Frame 1 (no input): blank canvas, image omitted
Frame 60 (no input): blank canvas, image omitted
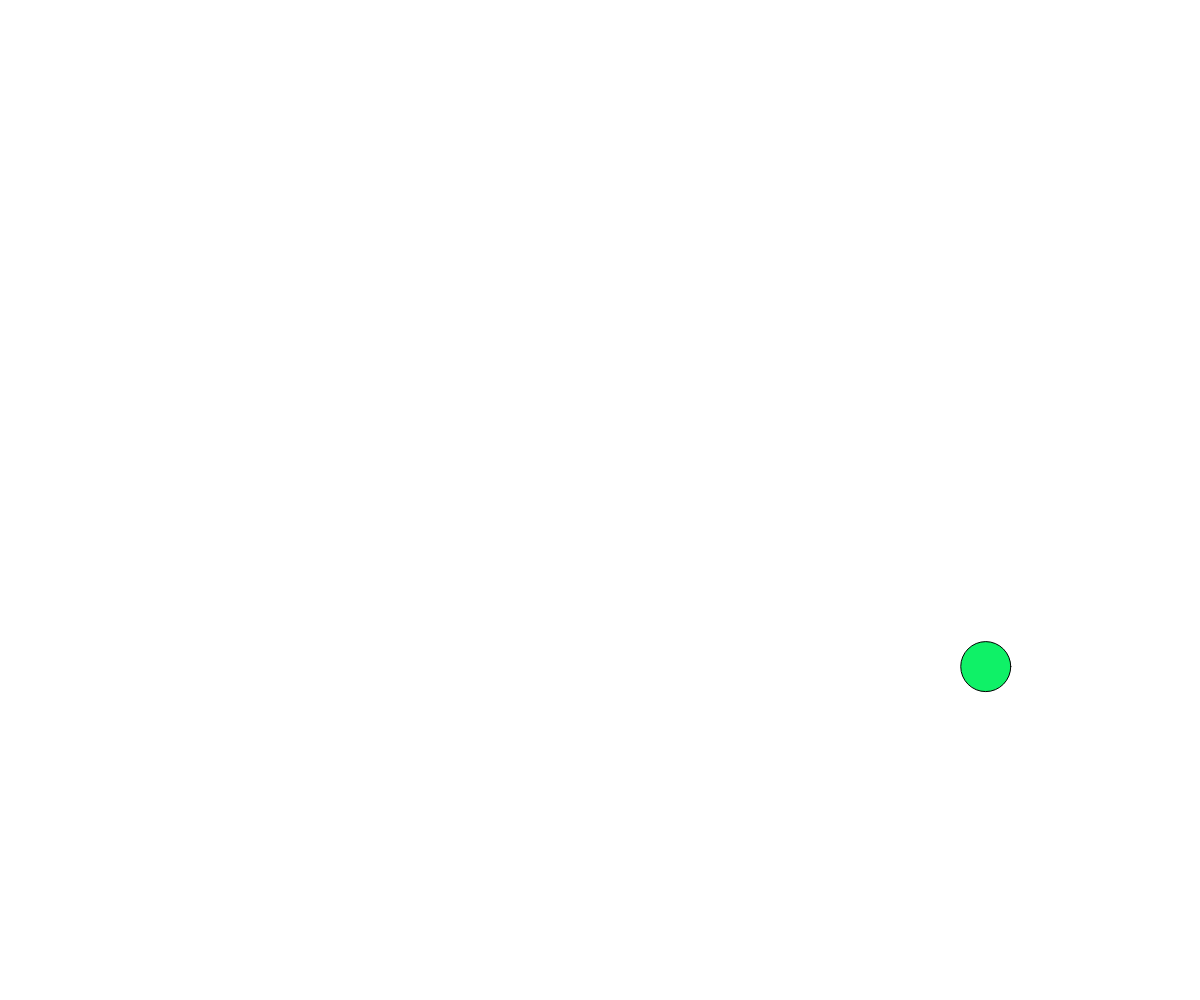
Frame 120 (the mouse pressed at the canvas centre since frame 60)

The p5.js sketch whose frames 1 and 60 were blank and that drew this single picture after the mouse press (run headless with seeded random() and noise() and a simulated clock; from frame 60 on, the mouse is pressed at the canvas centre):

// p5.js sketch
// ── sketch.js
// Bouncing Balls
// Your Name
// Date

let ballArray = [];

function setup() {
  createCanvas(windowWidth, windowHeight);
}

function draw() {
  background(255);

  for (let i = 0; i < ballArray.length; i++) {
    //move ball
    ballArray[i].x += ballArray[i].dx;
    ballArray[i].y += ballArray[i].dy;
    ballArray[i].dy = ballArray[i].dy + 1;
    // bounce if needed
    if (ballArray[i].x > width - ballArray[i].radius || ballArray[i].x < 0 + ballArray[i].radius) {
      ballArray[i].dx *= -1;
      // ballArray[i].radius += 1;
    }
    if (ballArray[i].y > height - ballArray[i].radius || ballArray[i].y < 0 + ballArray[i].radius) {
      ballArray[i].dy *= -1;
      // ballArray[i].radius += 1;
    }
    if (ballArray[i].y > height - ballArray[i].radius ) {
      ballArray[i].dy *= 0.8;
      // ballArray[i].radius += 1;
    }

    //display ballArray[i]
    fill(random(255), random(255), random(255));
    ellipse(ballArray[i].x, ballArray[i].y, ballArray[i].radius * 2, ballArray[i].radius * 2);
  }
}

function mousePressed() {
  let ball = {
    x: mouseX,
    y: mouseY,
    radius: 25,
    dx: random (-15, 15),
    dy: random (-15, 15),
  };
  ballArray.push(ball);
}
